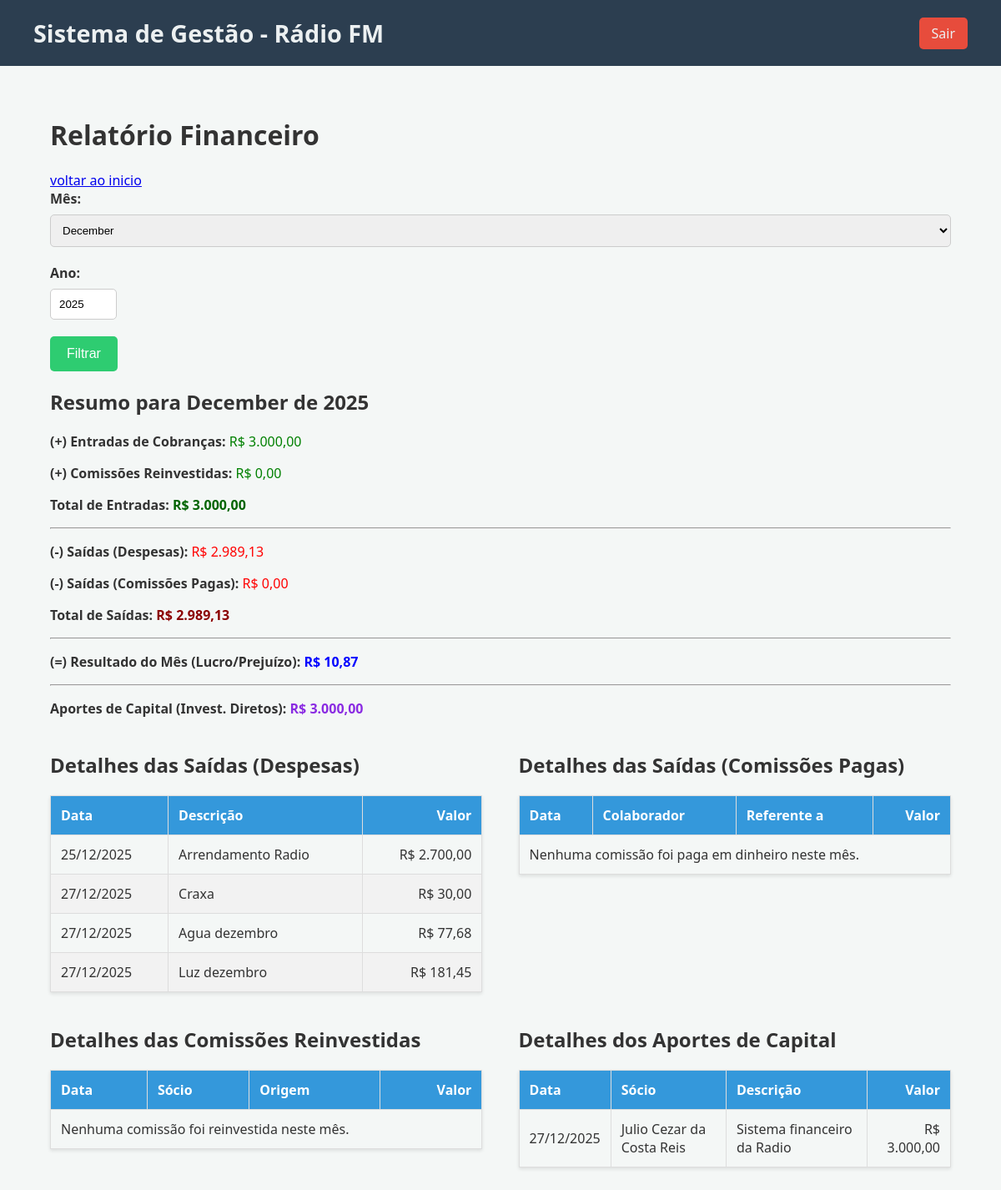
Screenshot of /controle/relatorio_financeiro.php (signed in) with the database file from the repository.
### tables this page shows
CREATE TABLE `despesas` (
  `id` int(11) NOT NULL,
  `descricao` varchar(255) NOT NULL,
  `valor` decimal(10,2) NOT NULL,
  `data_vencimento` date NOT NULL,
  `data_pagamento` date DEFAULT NULL,
  `tipo` enum('fixa','normal') NOT NULL,
  `pago` tinyint(1) DEFAULT 0,
  `observacao` text DEFAULT NULL,
  `recibo_path` varchar(255) DEFAULT NULL
);

CREATE TABLE `investimentos_socios` (
  `id` int(11) NOT NULL,
  `socio_id` int(11) NOT NULL,
  `tipo` enum('investimento','retirada') NOT NULL,
  `valor` decimal(10,2) NOT NULL,
  `data` date NOT NULL,
  `descricao` varchar(255) DEFAULT NULL
);

CREATE TABLE `colaboradores` (
  `id` int(11) NOT NULL,
  `nome` varchar(100) NOT NULL,
  `email` varchar(100) NOT NULL,
  `telefone` varchar(15) NOT NULL,
  `funcao` enum('locutor','socio','socio_locutor','parceiro') NOT NULL
);

### controle/relatorio_financeiro.php (the view, shortened to what this page needs)
<?php
$page_title = 'Relatório Financeiro';
require_once 'templates/header.php';
$mes = filter_input(INPUT_GET, 'mes', FILTER_VALIDATE_INT, ['options' => ['default' => date('m')]]);
$ano = filter_input(INPUT_GET, 'ano', FILTER_VALIDATE_INT, ['options' => ['default' => date('Y')]]);
$stmt_cobrancas = $conn->prepare("SELECT SUM(valor) as total FROM cobrancas WHERE pago = 1 AND MONTH(data_pagamento) = ? AND YEAR(data_pagamento) = ?");
$stmt_cobrancas->bind_param("ii", $mes, $ano);
$stmt_cobrancas->execute();
$total_entradas_cobrancas = $stmt_cobrancas->get_result()->fetch_assoc()['total'] ?? 0;
$stmt_reinvestidas = $conn->prepare("SELECT SUM(valor) as total FROM investimentos_socios WHERE tipo = 'investimento' AND MONTH(data) = ? AND YEAR(data) = ? AND descricao LIKE 'Comissão reinvestida%'");
$stmt_reinvestidas->bind_param("ii", $mes, $ano);
$stmt_reinvestidas->execute();
$total_comissoes_reinvestidas = $stmt_reinvestidas->get_result()->fetch_assoc()['total'] ?? 0;
$total_entradas = $total_entradas_cobrancas + $total_comissoes_reinvestidas;
$stmt_despesas = $conn->prepare("SELECT SUM(valor) as total FROM despesas WHERE pago = 1 AND MONTH(data_pagamento) = ? AND YEAR(data_pagamento) = ?");
$stmt_despesas->bind_param("ii", $mes, $ano);
$stmt_despesas->execute();
$total_saidas_despesas = $stmt_despesas->get_result()->fetch_assoc()['total'] ?? 0;
$stmt_comissoes_pagas = $conn->prepare("SELECT SUM(cb.valor * cc.percentual_comissao / 100) as total FROM cobrancas cb JOIN cliente_colaboradores cc ON cb.cliente_id = cc.cliente_id JOIN colaboradores col ON cc.colaborador_id = col.id LEFT JOIN socios s ON col.id = s.colaborador_id WHERE cb.pago = 1 AND MONTH(cb.data_pagamento) = ? AND YEAR(cb.data_pagamento) = ? AND (col.funcao != 'socio_locutor' OR s.reinvestir_comissao = 0)");
$stmt_comissoes_pagas->bind_param("ii", $mes, $ano);
$stmt_comissoes_pagas->execute();
$total_comissoes_pagas = $stmt_comissoes_pagas->get_result()->fetch_assoc()['total'] ?? 0;
$total_saidas = $total_saidas_despesas + $total_comissoes_pagas;
$resultado_mes = $total_entradas - $total_saidas;
$stmt_aportes = $conn->prepare("SELECT SUM(valor) as total FROM investimentos_socios WHERE tipo = 'investimento' AND MONTH(data) = ? AND YEAR(data) = ? AND (descricao NOT LIKE 'Comissão reinvestida%' OR descricao IS NULL)");
$stmt_aportes->bind_param("ii", $mes, $ano);
$stmt_aportes->execute();
$total_aportes_capital = $stmt_aportes->get_result()->fetch_assoc()['total'] ?? 0;
$despesas_detalhadas = $conn->query("SELECT * FROM despesas WHERE pago = 1 AND MONTH(data_pagamento) = $mes AND YEAR(data_pagamento) = $ano ORDER BY data_pagamento")->fetch_all(MYSQLI_ASSOC);
$comissoes_pagas_detalhadas = $conn->query("SELECT col.nome as colaborador_nome, cl.empresa as cliente_nome, (ct.valor * cc.percentual_comissao / 100) as valor_comissao, cb.data_pagamento FROM cobrancas cb JOIN contratos ct ON cb.contrato_id = ct.id JOIN cliente_colaboradores cc ON ct.cliente_id = cc.cliente_id JOIN colaboradores col ON cc.colaborador_id = col.id JOIN clientes cl ON cb.cliente_id = cl.id LEFT JOIN socios s ON col.id = s.colaborador_id WHERE cb.pago = 1 AND MONTH(cb.data_pagamento) = $mes AND YEAR(cb.data_pagamento) = $ano AND (col.funcao != 'socio_locutor' OR s.reinvestir_comissao = 0) ORDER BY cb.data_pagamento")->fetch_all(MYSQLI_ASSOC);
$comissoes_reinvestidas_detalhadas = $conn->query("SELECT c.nome AS socio_nome, i.valor, i.data, i.descricao FROM investimentos_socios i JOIN colaboradores c ON i.socio_id = c.id WHERE MONTH(i.data) = $mes AND YEAR(i.data) = $ano AND i.tipo = 'investimento' AND i.descricao LIKE 'Comissão reinvestida%' ORDER BY i.data")->fetch_all(MYSQLI_ASSOC);
$aportes_capital_detalhados = $conn->query("SELECT c.nome AS socio_nome, i.valor, i.data, i.descricao FROM investimentos_socios i JOIN colaboradores c ON i.socio_id = c.id WHERE MONTH(i.data) = $mes AND YEAR(i.data) = $ano AND i.tipo = 'investimento' AND (i.descricao NOT LIKE 'Comissão reinvestida%' OR i.descricao IS NULL) ORDER BY i.data")->fetch_all(MYSQLI_ASSOC);
?>
<h1><?php echo $page_title; ?></h1>
<a href="dashboard.php">voltar ao inicio</a>
<form method="get" class="filter-form">
    <div class="form-group"><label for="mes">Mês:</label><select name="mes" id="mes"><?php for ($m = 1; $m <= 12; $m++): ?><option value="<?php echo $m; ?>" <?php echo ($m == $mes) ? 'selected' : ''; ?>><?php echo strftime('%B', mktime(0, 0, 0, $m, 1)); ?></option><?php endfor; ?></select></div>
    <div class="form-group"><label for="ano">Ano:</label><input type="number" name="ano" id="ano" value="<?php echo $ano; ?>" style="width: 80px;"></div>
    <button type="submit">Filtrar</button>
</form>
<div class="summary">
    <h2>Resumo para <?php echo strftime('%B', mktime(0, 0, 0, $mes, 1)); ?> de <?php echo $ano; ?></h2>
    <p><strong>(+) Entradas de Cobranças:</strong> <span style="color: green;">R$ <?php echo number_format($total_entradas_cobrancas, 2, ',', '.'); ?></span></p>
    <p><strong>(+) Comissões Reinvestidas:</strong> <span style="color: green;">R$ <?php echo number_format($total_comissoes_reinvestidas, 2, ',', '.'); ?></span></p>
    <p><strong>Total de Entradas:</strong> <span style="color: darkgreen; font-weight: bold;">R$ <?php echo number_format($total_entradas, 2, ',', '.'); ?></span></p><hr>
    <p><strong>(-) Saídas (Despesas):</strong> <span style="color: red;">R$ <?php echo number_format($total_saidas_despesas, 2, ',', '.'); ?></span></p>
    <p><strong>(-) Saídas (Comissões Pagas):</strong> <span style="color: red;">R$ <?php echo number_format($total_comissoes_pagas, 2, ',', '.'); ?></span></p>
    <p><strong>Total de Saídas:</strong> <span style="color: darkred; font-weight: bold;">R$ <?php echo number_format($total_saidas, 2, ',', '.'); ?></span></p><hr>
    <p><strong>(=) Resultado do Mês (Lucro/Prejuízo):</strong> <span style="color: <?php echo ($resultado_mes >= 0) ? 'blue;' : 'darkred;'; ?>; font-weight: bold;">R$ <?php echo number_format($resultado_mes, 2, ',', '.'); ?></span></p><hr>
    <p><strong>Aportes de Capital (Invest. Diretos):</strong> <span style="color: #8A2BE2; font-weight: bold;">R$ <?php echo number_format($total_aportes_capital, 2, ',', '.'); ?></span></p>
</div>
<div class="details-container">
    <div class="column">
        <h2>Detalhes das Saídas (Despesas)</h2>
        <table>
            <thead><tr><th>Data</th><th>Descrição</th><th style="text-align: right;">Valor</th></tr></thead>
            <tbody>
                <?php if (!empty($despesas_detalhadas)): foreach ($despesas_detalhadas as $item): ?>
                <tr><td><?php echo date("d/m/Y", strtotime($item['data_pagamento'])); ?></td><td><?php echo htmlspecialchars($item['descricao']); ?></td><td style="text-align: right;">R$ <?php echo number_format($item['valor'], 2, ',', '.'); ?></td></tr>
                <?php endforeach; else: ?><tr><td colspan="3">Nenhuma despesa paga neste mês.</td></tr><?php endif; ?>
            </tbody>
        </table>
    </div>
    <div class="column">
        <h2>Detalhes das Saídas (Comissões Pagas)</h2>
        <table>
            <thead><tr><th>Data</th><th>Colaborador</th><th>Referente a</th><th style="text-align: right;">Valor</th></tr></thead>
            <tbody>
                <?php if (!empty($comissoes_pagas_detalhadas)): foreach ($comissoes_pagas_detalhadas as $item): ?>
                <tr><td><?php echo date("d/m/Y", strtotime($item['data_pagamento'])); ?></td><td><?php echo htmlspecialchars($item['colaborador_nome']); ?></td><td><?php echo htmlspecialchars($item['cliente_nome']); ?></td><td style="text-align: right;">R$ <?php echo number_format($item['valor_comissao'], 2, ',', '.'); ?></td></tr>
                <?php endforeach; else: ?><tr><td colspan="4">Nenhuma comissão foi paga em dinheiro neste mês.</td></tr><?php endif; ?>
            </tbody>
        </table>
    </div>
    <div class="column">
        <h2>Detalhes das Comissões Reinvestidas</h2>
        <table>
            <thead><tr><th>Data</th><th>Sócio</th><th>Origem</th><th style="text-align: right;">Valor</th></tr></thead>
            <tbody>
                <?php if (!empty($comissoes_reinvestidas_detalhadas)): foreach ($comissoes_reinvestidas_detalhadas as $item): ?>
                <tr>
                    <td><?php echo date("d/m/Y", strtotime($item['data'])); ?></td>
                    <td><?php echo htmlspecialchars($item['socio_nome']); ?></td>
                    <td><?php echo htmlspecialchars($item['descricao']); ?></td>
                    <td style="text-align: right;">R$ <?php echo number_format($item['valor'], 2, ',', '.'); ?></td>
                </tr>
                <?php endforeach; else: ?><tr><td colspan="4">Nenhuma comissão foi reinvestida neste mês.</td></tr><?php endif; ?>
            </tbody>
        </table>
    </div>
    <div class="column">
        <h2>Detalhes dos Aportes de Capital</h2>
        <table>
            <thead><tr><th>Data</th><th>Sócio</th><th>Descrição</th><th style="text-align: right;">Valor</th></tr></thead>
            <tbody>
                <?php if (!empty($aportes_capital_detalhados)): foreach ($aportes_capital_detalhados as $item): ?>
                <tr><td><?php echo date("d/m/Y", strtotime($item['data'])); ?></td><td><?php echo htmlspecialchars($item['socio_nome']); ?></td><td><?php echo htmlspecialchars($item['descricao']); ?></td><td style="text-align: right;">R$ <?php echo number_format($item['valor'], 2, ',', '.'); ?></td></tr>
                <?php endforeach; else: ?><tr><td colspan="4">Nenhum aporte de capital (investimento direto) neste mês.</td></tr><?php endif; ?>
            </tbody>
        </table>
    </div>
</div>
<?php $conn->close(); require_once 'templates/footer.php'; ?>

### controle/assets/style.css (style rules this page uses)
body { font-family: 'Segoe UI', Tahoma, Geneva, Verdana, sans-serif; background-color: #f4f7f6; margin: 0; padding: 0; color: #333; }
table { width: 100%; border-collapse: collapse; margin-top: 20px; box-shadow: 0 2px 4px rgba(0,0,0,0.1); }
th, td { border: 1px solid #ddd; padding: 12px; text-align: left; }
th { background-color: #3498db; color: white; }
tbody tr:nth-child(even) { background-color: #f2f2f2; }
.form-group { margin-bottom: 20px; }
label { display: block; margin-bottom: 8px; font-weight: bold; }
input[type="text"], input[type="email"], input[type="password"], input[type="number"], input[type="date"], select, textarea { width: 100%; padding: 10px; border: 1px solid #ccc; border-radius: 5px; box-sizing: border-box; }
button[type="submit"] { padding: 12px 20px; background-color: #2ecc71; color: white; border: none; border-radius: 5px; cursor: pointer; font-size: 1em; transition: background-color 0.3s; }

### controle/relatorio_financeiro.php (style rules this page uses)
.details-container { display: flex; justify-content: space-between; margin-top: 20px; flex-wrap: wrap; }
.column { width: 48%; margin-bottom: 20px; }

### rows the page displays
despesas: data_pagamento "25/12/2025", descricao "Arrendamento Radio", valor "2.700,00"
despesas: data_pagamento "27/12/2025", descricao "Craxa", valor "30,00"
despesas: data_pagamento "27/12/2025", descricao "Agua dezembro", valor "77,68"
despesas: data_pagamento "27/12/2025", descricao "Luz dezembro", valor "181,45"
investimentos_socios: data "27/12/2025", socio.nome "Julio Cezar da Costa Reis", descricao "Sistema financeiro da Radio", valor "3.000,00"

### other values shown
$page_title "Relatório Financeiro"
strftime('%B', mktime(0, 0, 0, $mes, 1)) "December"
$ano "2025"
$total_entradas_cobrancas "3.000,00"
$total_comissoes_reinvestidas "0,00"
$total_entradas "3.000,00"
$total_saidas_despesas "2.989,13"
$total_comissoes_pagas "0,00"
$total_saidas "2.989,13"
$resultado_mes "10,87"
$total_aportes_capital "3.000,00"
form field mes "December"
